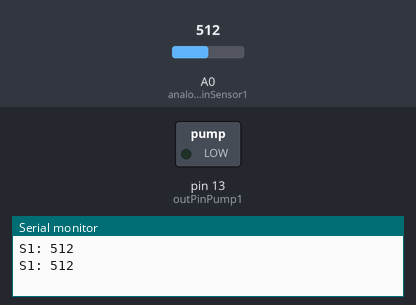
A sketch run on a simulated Arduino Uno, built with avr-gcc and run on an emulated ATmega328P. Shown: switched loads named in the sketch (green lamp = pin HIGH), the last lines printed to the serial monitor. The test bench sets the inputs (shaded band); at power-on: A0 (analogInPinSensor1) = 512.

Above: at 5.8 s.
5.9 s: A0 (analogInPinSensor1) set to 411
11.9 s: A0 (analogInPinSensor1) set to 388
At 16.0 s:
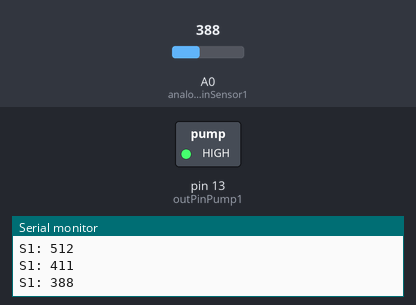
17.9 s: A0 (analogInPinSensor1) set to 589
23.9 s: A0 (analogInPinSensor1) set to 610
At 26.1 s:
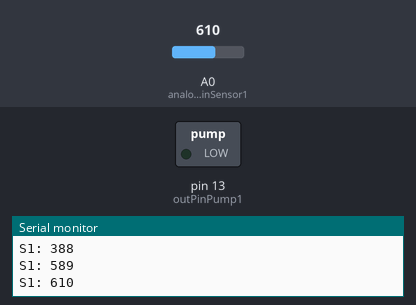
29.9 s: A0 (analogInPinSensor1) set to 390
At 31.1 s:
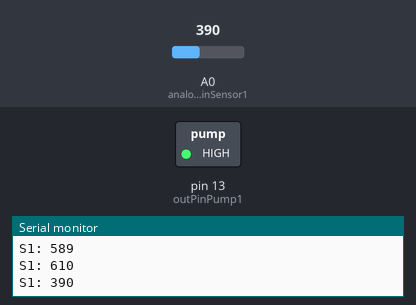
Timing chart, 0 to 32.9 s (numbered marks = the images above; inputs shaded):
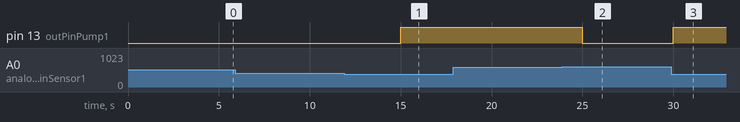

The sketch:

WateringSolution.ino
```cpp
/*


*/
const int analogInPinSensor1 = A0;
const int outPinPump1 = 13; // Analog output pin that the LED is attached to
//
int sensor1Value = 0;        // value read from the pot
//
//
void setup() {
  // initialize serial communications at 9600 bps:
  Serial.begin(9600);
//
  pinMode(outPinPump1, OUTPUT);
}

void loop() {
  // read the analog in value:
  sensor1Value = analogRead(analogInPinSensor1);
  // Sensor 1 ranges from 700 dry to 268 wet
  //debug
  Serial.print("S1: ");
  Serial.println(sensor1Value);
  // PUMP_1
  if (sensor1Value > 600) {
    digitalWrite(outPinPump1, LOW);
  }
  else if (sensor1Value < 400) {
    digitalWrite(outPinPump1, HIGH);
  }
  // set delay to wait for next reading
  delay(5000);
}
```

Measured:
- the behaviour switches between 400 and 399 on A0 (analogInPinSensor1) (found by bisection; images 0 and 1)
- the behaviour switches between 600 and 601 on A0 (analogInPinSensor1) (found by bisection; images 1 and 2)
- after the input at 11.9 s, pin 13 (outPinPump1): LOW → HIGH after 3.1 s
- after the input at 23.9 s, pin 13 (outPinPump1): HIGH → LOW after 1.1 s
- after the input at 29.9 s, pin 13 (outPinPump1): LOW → HIGH after 0.10 s
